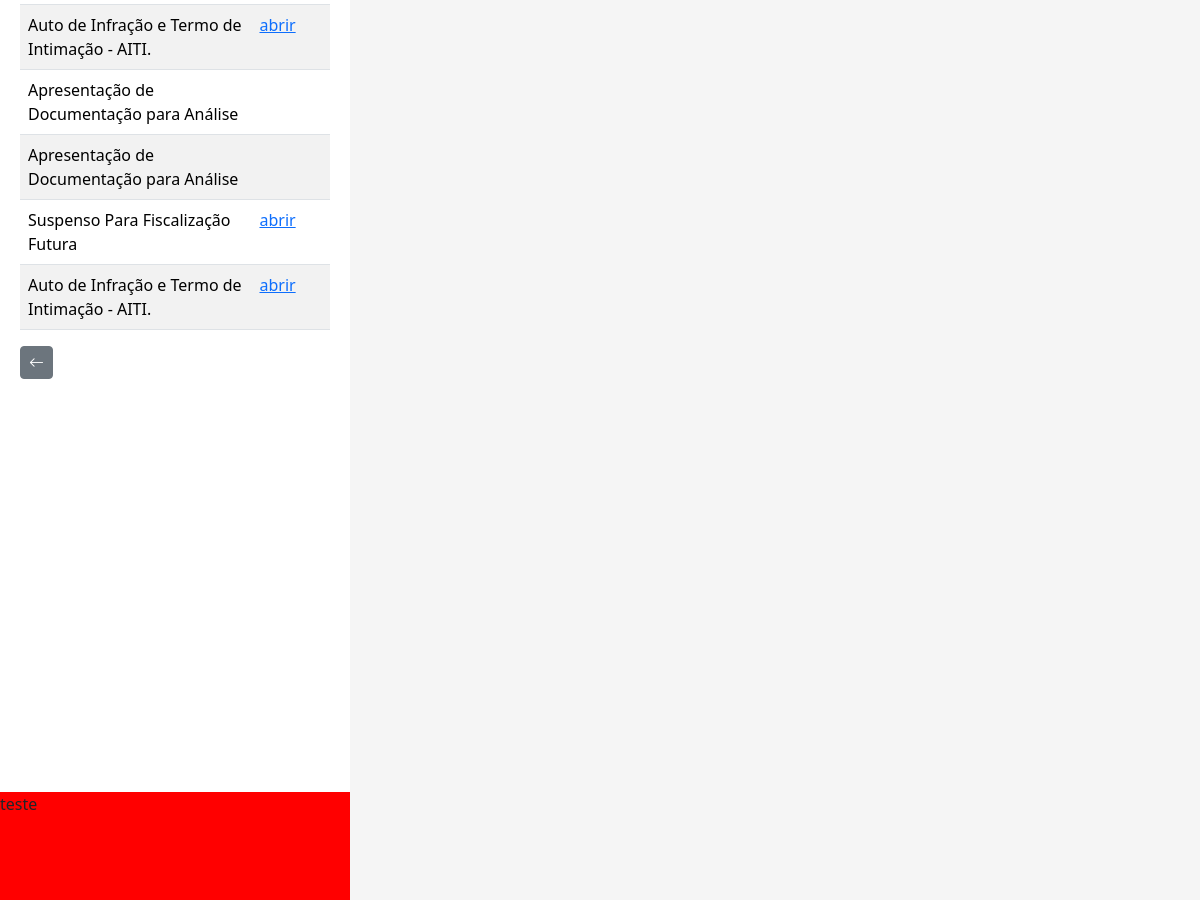
The app's page /listar/andamento-adm/1 (middle part), older data.
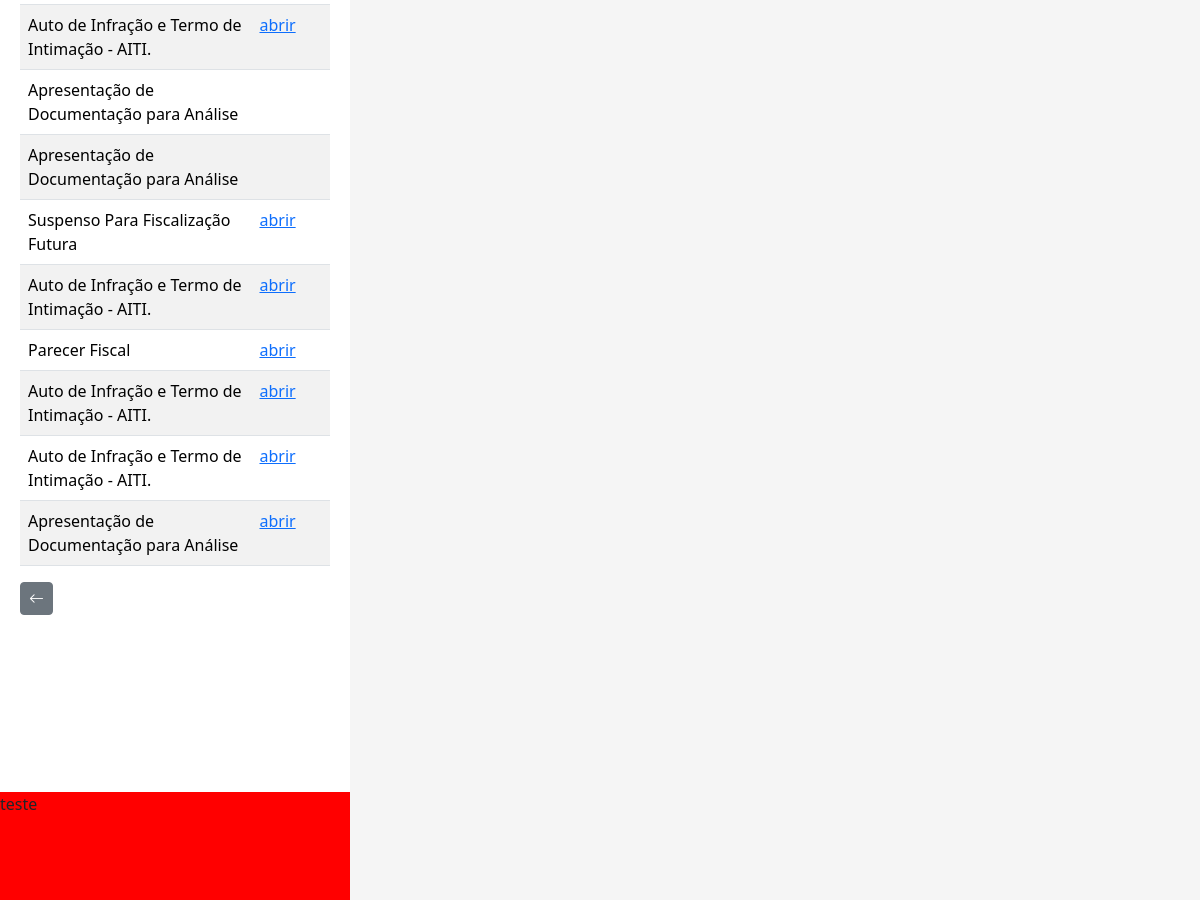
The same page, newer data.
### processo/models.py (models this page shows, shortened)
class Base(models.Model): # Classe base, será herdada pelas outras classes
    data_criacao = models.DateField('data_criação', auto_now_add=True)
    data_alteracao = models.DateField('Alterado', auto_now=True)
    ativo = models.BooleanField('Ativo?', default=True)
    class Meta:
        abstract = True

class AndamentoAdm(Base):
    andamentos = (
    ('Abertura', 'Abertura'), ('Parecer Fiscal', 'Parecer Fiscal'), ('Decisão 1ª Instância', 'Decisão 1ª Instância'), ('Suspenso Para Fiscalização Futura', 'Suspenso Para Fiscalização Futura'), ('Auto de Infração e Termo de Intimação - AITI.', 'Auto de Infração e Termo de Intimação - AITI.'), ('Termo de Intimação Fiscal - TIF.-tif.', 'Termo de Intimação Fiscal - TIF.'), ('Decisão de 2ª Instância', 'Decisão de 2ª Instância'), ('Cobrança de Documentação', 'Cobrança de Documentação'), ('Recurso Voluntário', 'Recurso Voluntário'), ('Fim do Contrato com a Assessoria', 'Fim do Contrato com a Assessoria'), ('Manifestação', 'Manifestação'), ('Recebimento do AR', 'Recebimento do AR'), ('Despacho', 'Despacho'), ('Aguardando Pagamento', 'Aguardando Pagamento'), ('Apresentação de Documentação para Análise', 'Apresentação de Documentação para Análise'), ('Aguardando AR', 'Aguardando AR'), ('Ofício', 'Ofício'), ('Revelia', 'Revelia'), ('Execução', 'Execução'), ('Confissão de Dívida (Parcelamento)', 'Confissão de Dívida (Parcelamento)'), ('Reenvio de Documento', 'Reenvio de Documento'), ('Parecer Juridico', 'Parecer Juridico'), ('Certidão', 'Certidão'), ('Encaminhado', 'Encaminhado'), ('Encerrado', 'Encerrado'),
    )
    situacao = (
        ('Sem Pagamento', 'Sem Pagamento'), ('Com Pagamento', 'Com Pagamento'),
    )
    criador_andamento_adm = models.ForeignKey(get_user_model(), verbose_name='Usuário Criador', on_delete=models.CASCADE)
    processo = models.ForeignKey(ProcessoAdm, on_delete=models.CASCADE) # Relacionamento 'One to Many' (um para muitos)
    data_andamento = models.DateField(verbose_name='Data do Andamento')
    andamento = models.CharField(max_length=100, choices=andamentos, verbose_name='Andamento') # Utiliza choices(escolhas) para selecionar o andamento
    situacao_pagamento = models.CharField(max_length=100, choices=situacao, blank=True, null=True)
    valor_pago = models.CharField(max_length=14, blank=True, null=True)
    data_prazo = models.DateField(blank=True, null=True)
    funcionario = models.CharField(max_length=50, blank=True, null=True)
    data_recebimento = models.DateField(blank=True, null=True)
    complemento = models.CharField(max_length=150, blank=True, null=True)
    arquivo = models.FileField(upload_to='Arquivo/', verbose_name='Arquivo', blank=True)

### processo/views.py (the view)
# urls.py: path('listar/andamento-adm/<int:pk>', AndamentoAdmList.as_view(), name='andamento-adm-list'),
class AndamentoAdmList(ListView):
    model = ProcessoAdm
    template_name = 'processos/lists/andamento_adm_list.html'
    def get_queryset(self):
        pk_processo = self.kwargs.get('pk') # Pega a pk(primary key) da URL, pk do processo
        processo = ProcessoAdm.objects.get(pk=pk_processo)  # Pega o processo que possui a pk recebida (pk é a primary key do processo)
        andamentos = processo.andamentoadm_set.all()  # Pega todos os atributos do andamento
        return andamentos
    def get_context_data(self, **kwargs):
        processo_pk = self.kwargs.get('pk') # Pega a PK do processo através da URL
        context = super().get_context_data(**kwargs)
        context['dados_processo'] = ProcessoAdm.objects.filter(pk=processo_pk) # Filtra os dados do processo através da pk
        return context

### processo/templates/processos/lists/andamento_adm_list.html (shortened to what this page needs)
{% extends 'index.html' %}
{% load static %}
{% block conteudo %}
    <body>
        <div id="lista">
            <table class="table table-striped">
                <tbody>
                    {% for andamento in object_list %}
                    <tr>
                        <td>{{ andamento.andamento }}</td>
                        {% if andamento.arquivo%}
                            <td>
                                <a href="{{ andamento.arquivo.url}}" target="arquivo_andamento">abrir</a>
                            </td>
                        {% else %}
                            <td></td>
                            {% endif%}
                        </tr>
                        {% endfor %}
                    </tbody>
                </table>
                <a href="{% url 'proc-adm-list' %}" class="btn btn-secondary btn-sm"><i class="bi bi-arrow-left" style="font-size: 15px;"></i></a>
                    </div>
        <div id="frame_arquivo">
            teste
        </div>
    </body>
{% endblock %}

Row changes from the older to the newer data that the page shows:
added AndamentoAdm: andamento "Parecer Fiscal"
added AndamentoAdm: andamento "Auto de Infração e Termo de Intimação - AITI."
added AndamentoAdm: andamento "Auto de Infração e Termo de Intimação - AITI."
added AndamentoAdm: andamento "Apresentação de Documentação para Análise"
